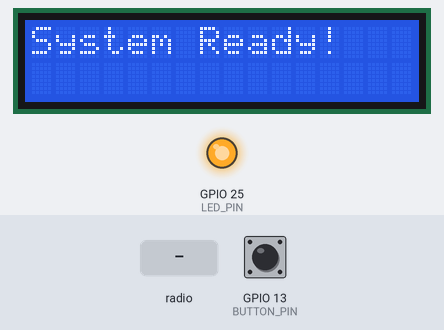
The program below on a simulated ESP32 board running MicroPython. On the bench: 16×2 character LCD, output pins drawn as LEDs (lit = HIGH). The inputs (shaded band) are chosen by the test bench; at power-on: GPIO 13 (BUTTON_PIN) LOW. Library files of the repository ran but are not shown: machine_i2c_lcd.py; what the program prints to the serial console is not drawn.

Above: at 2.1 s.
At 6.2 s:
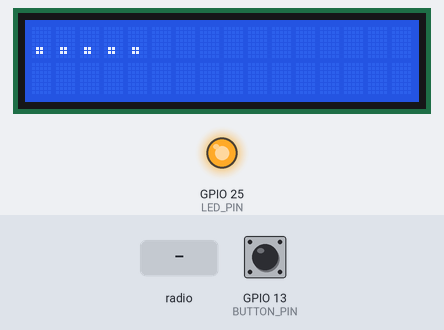
7.9 s: radio message "1" arrives
At 8.6 s:
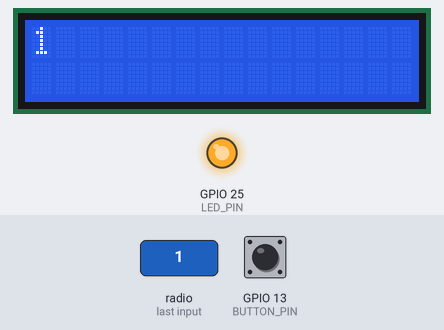
Timing chart, 0 to 10.9 s (numbered marks = the images above; inputs shaded):
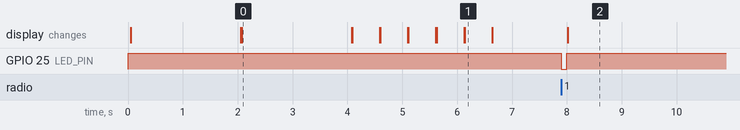

Measured:
- after the input at 7.9 s, GPIO 25 (LED_PIN): HIGH → LOW at once, → HIGH 0.10 s later; the display: changes after 0.11 s (image 2)
- what the display in image 0 shows lasts 2.0 s, from 2.1 s to 4.1 s
- what the display in image 1 shows lasts 0.5 s, from 6.1 s to 6.6 s

The program:

main.py
```python
import esp32
import espnow
import machine
import network
from machine import Pin, SoftI2C
from machine_i2c_lcd import I2cLcd
from utime import sleep_ms

wlan = network.WLAN(network.STA_IF)
wlan.active(True)

esp = espnow.ESPNow()
esp.active(True)

# Default LED state to ON
BUTTON_PIN = Pin(13, Pin.IN)
LED_PIN = Pin(25, Pin.OUT)
LED_PIN.value(1)

# Define the LCD I2C address and dimensions
I2C_ADDR = 0x27
I2C_NUM_ROWS = 2
I2C_NUM_COLS = 16

# Initialize I2C and LCD objects
i2c = SoftI2C(sda=Pin(22), scl=Pin(23), freq=400000)
lcd = I2cLcd(i2c, I2C_ADDR, I2C_NUM_ROWS, I2C_NUM_COLS)


def button_release() -> bool:
    while True:
        v_1 = BUTTON_PIN.value()
        sleep_ms(200)
        v_2 = BUTTON_PIN.value()

        if (v_1 - v_2) != 0:
            return True


def first_screen_boot() -> None:
    lcd.putstr("LED is ON")
    sleep_ms(2000)
    lcd.clear()
    lcd.putstr("System Ready!")
    sleep_ms(2000)
    lcd.clear()

    for i in range(5):
        lcd.putstr("." * (i + 1))
        sleep_ms(500)
        lcd.clear()


def turn_on_off_button() -> None:
    if button_release() is True:
        LED_PIN.value(not LED_PIN.value())
        lcd.clear()

        # If LED turned ON
        if LED_PIN.value() == 1:
            pass
        # If LED turned OFF -> go to deep sleep
        else:
            lcd.putstr("LED OFF -> Sleep")
            sleep_ms(1000)

            # Configure pin 13 as wake-up source on rising edge (HIGH)
            esp32.wake_on_ext0(pin=Pin(13), level=esp32.WAKEUP_ANY_HIGH)

            # Go to deep sleep
            machine.deepsleep()


pushed_str = False


def check_name(result: tuple) -> None:
    global pushed_str

    if len(result) == 2:
        msg = result[1].decode("utf-8") if isinstance(result[1], bytes) else result[1]
    else:
        print("tuple length don't match")
        return

    for mac, info in esp.peers_table.items():
        rssi = info[0]
        print("RSSI:", rssi)

        if rssi > -88:
            print(f"Received message from: {msg} >>> in range")

            LED_PIN.value(not LED_PIN.value())
            sleep_ms(100)
            LED_PIN.value(not LED_PIN.value())

            if not pushed_str:
                lcd.putstr(str(msg))
                pushed_str = True
        else:
            print(f"Received message from: {msg} >>> out of range")
            lcd.clear()
            pushed_str = False


def main_loop() -> None:
    first_screen_boot()
    print("Receiver is listening for incoming messages...")

    is_running = True
    while is_running:
        if BUTTON_PIN.value() == 1:
            turn_on_off_button()

        result = esp.recv()
        if result:
            check_name(result)
        else:
            continue

        sleep_ms(10)


if __name__ == "__main__":
    try:
        main_loop()
    except KeyboardInterrupt:
        print("exit...")
```

boot.py
```python
# This file is executed on every boot (including wake-boot from deepsleep)

import gc
import sys

import esp
import machine
import uos

gc.collect()


machine.freq(240000000)
print("Platform:", sys.platform)

# Print ESP32 chip information
chip_id = machine.unique_id()
print("Chip ID:", chip_id)

# Print ESP32 flash size
flash_size = esp.flash_size()
print(f"Flash Size: {(flash_size / 1000000):.2f} MB")

# Print ESP32 frequency
freq = machine.freq()
print(f"Frequency: {(freq / 1000000):.2f} MH")

# Print ESP32 file system information
fs_info = uos.statvfs("/")
print("File System Info:", fs_info)

print()
```
